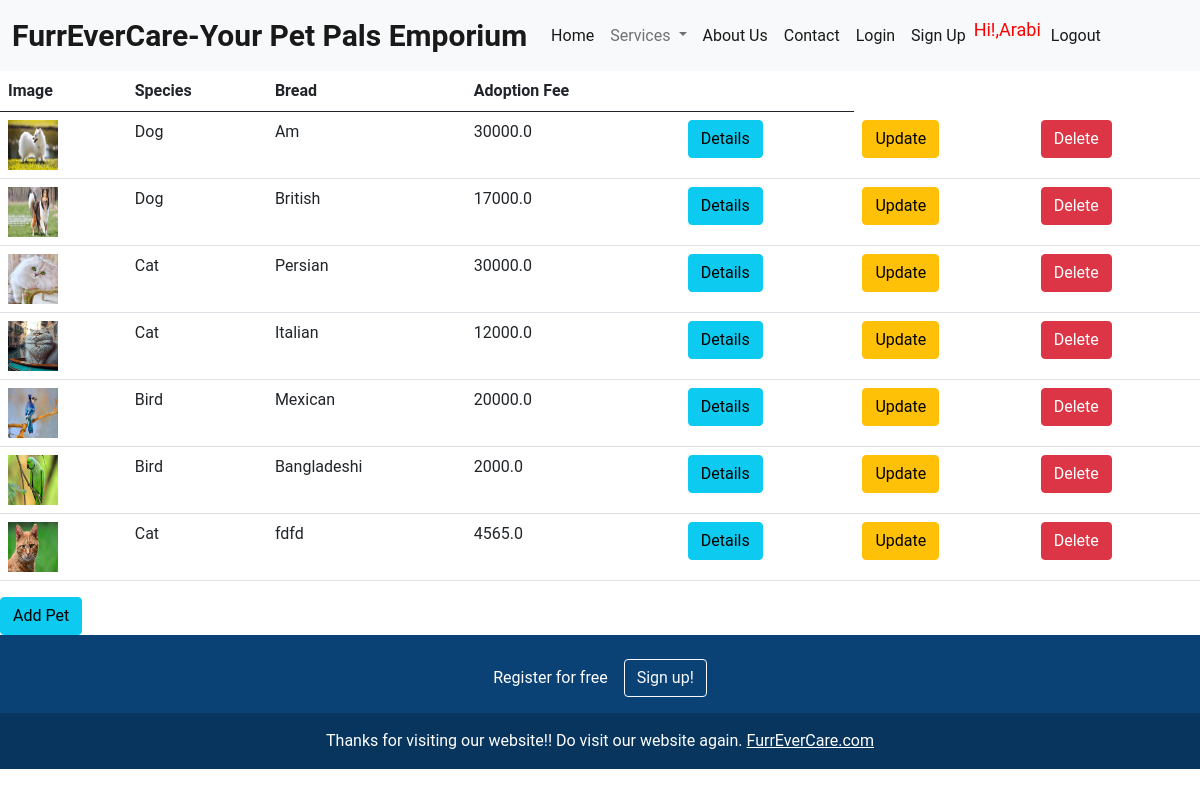
The app's page /ServicesAdoption/ (signed in) with its own data.
### pets/models.py (models this page shows, shortened)
class PetPreference(models.Model):
    id = models.IntegerField(primary_key=True)
    species_choice = (
        ('Dog', 'Dog'),
        ('Cat', 'Cat'),
        ('Bird', 'Bird'),
    )
    species = models.CharField(max_length=100, choices=species_choice, blank=True, null=True)
    bread = models.TextField(max_length=200, null=True)
    age = models.IntegerField(blank=True, null=True)
    size_choice = (
        ('Small', 'Small'),
        ('Medium', 'Medium'),
        ('Large', 'Large'),
    )
    size = models.CharField(max_length=100, choices=size_choice, blank=True, null=True)
    description = models.TextField(max_length=200, null=True)
    adoptionFee = models.FloatField(blank=True, null=True)
    image = models.ImageField(upload_to='images/',blank=True,null=True,default='images/default.jpg')

### pets/views.py (the view)
# urls.py: path('ServicesAdoption/',p_view.Services_Adoption,name='ServicesAdoption'),
@login_required(login_url='login')
def Services_Adoption(request):
    pet = PetPreference.objects.all()
    context = {
        'pet': pet,
    }
    return render(request,template_name='Services_Adoption.html',context=context)

### template/Services_Adoption.html
{% extends 'Main.html' %}
{% load static %}
{% block content %}
<table class="table">
  <thead>
    <tr>
        <th scope="col">Image</th>
        <th scope="col">Species</th>
        <th scope="col">Bread</th>
        <th scope="col">Adoption Fee</th>
        <th> </th>
    </tr>
  </thead>
  <tbody>
  {% for p in pet %}
    <tr>
            <td><img src=" {{p.image.url}}" style ="height: 50px;width:50px;"></td>
            <td>{{p.species}}</td>
            <td>{{p.bread}}</td>
            <td>{{p.adoptionFee}}</td>
            <td><a href="{% url 'petdetails' p.id %} " class="btn btn-info">Details</a></td>
             <td><a href="{% url 'update' p.id %} " class="btn btn-warning">Update</a></td>
             <td><a href="{% url 'delete' p.id %} " class="btn btn-danger">Delete</a></td>
    </tr>
  {% endfor %}
  </tbody>
</table>
<div class="d grid gap-2 col-2 max" style="...">
   <a href="{% url 'upload_pet' %} " class="btn btn-info">Add Pet</a>
</div>
{% endblock  %}

### template/Navbar.html (shortened to what this page needs)
<nav class="navbar navbar-expand-lg navbar-light bg-light" >
  <div class="container-fluid">
    <a class="navbar-brand" href="#">FurrEverCare-Your Pet Pals Emporium</a>
    <div class="collapse navbar-collapse" id="navbarScroll">
      <ul class="navbar-nav me-auto my-2 my-lg-0 navbar-nav-scroll" style="--bs-scroll-height: 100px;">
        <li class="nav-item">
          <a class="nav-link active" aria-current="page" href="{% url 'home' %}">Home</a>
        </li>
        <li class="nav-item dropdown">
          <a class="nav-link dropdown-toggle" href="#" id="navbarScrollingDropdown" role="button" data-bs-toggle="dropdown" aria-expanded="false">
            Services
          </a>
        </li>
           <li class="nav-item">
             <a class="nav-link active" aria-current="page" href="{% url 'AboutUs' %}">About Us</a>
           </li>
          <li class="nav-item">
            <a class="nav-link active" aria-current="page" href="{% url 'Contact' %}">Contact</a>
          </li>
          <li class="nav-item">
            <a class="nav-link active" aria-current="page" href="{% url 'login' %}">Login</a>
          </li>
          <li class="nav-item">
          <a class="nav-link active" aria-current="page" href="{% url 'SignUp' %}">Sign Up</a>
            </li>
          <span class="hello-msg"> Hi!,{{request.user}}</span>
         <li class="nav-item">
            <a class="nav-link active" aria-current="page" href="{% url 'logout' %}">Logout</a>
          </li>
      </ul>
    </div>
  </div>
</nav>

### static/css/home.css (style rules this page uses)
* { margin:0; padding:0; font-family:sans-serif; }

### static/css/About Us.css (style rules this page uses)
* { margin:0px; padding:0px; box-sizing: border-box; font-family: 'Roboto',sans-serif; }

### static/css/Contact.css (style rules this page uses)
body { color:#fff }

### template/Navbar.html (style rules this page uses)
.hello-msg { font-size:18px; margin-right: 2px; color:#FF0000; }
.navbar-brand { font-size:30px; ; display:flex; justify-content:space-between; color:#FF0000; font-weight:bold; }

### records on screen
PetPreference: image (picture), species "Dog", bread "Am", adoptionFee "30000.0"
PetPreference: image (picture), species "Dog", bread "British", adoptionFee "17000.0"
PetPreference: image (picture), species "Cat", bread "Persian", adoptionFee "30000.0"
PetPreference: image (picture), species "Cat", bread "Italian", adoptionFee "12000.0"
PetPreference: image (picture), species "Bird", bread "Mexican", adoptionFee "20000.0"
PetPreference: image (picture), species "Bird", bread "Bangladeshi", adoptionFee "2000.0"
PetPreference: image (picture), species "Cat", bread "fdfd", adoptionFee "4565.0"

### other values on screen
{{ request.user }} "Arabi"
